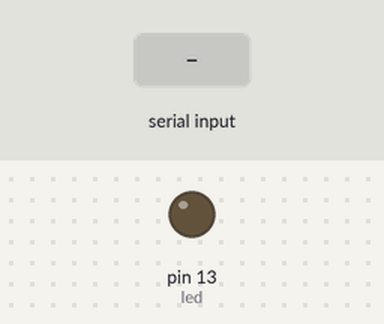
The sketch below on a simulated Arduino Uno, built with avr-gcc and run on an emulated ATmega328P. Shown: output pins drawn as LEDs (lit = HIGH). The test bench sets the inputs (shaded band). What the sketch prints to the serial monitor is not drawn.

Above: at 1.2 s.
1.3 s: "on" received over Serial
At 3.3 s:
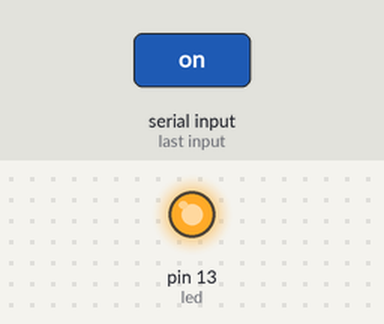
3.8 s: "off" received over Serial
At 5.2 s:
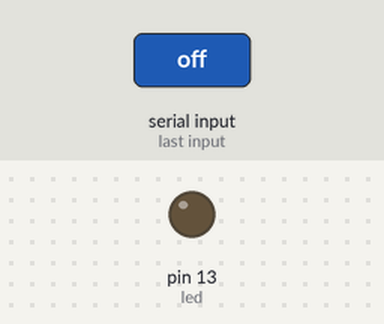
Timing chart, 0 to 6.8 s (numbered marks = the images above; inputs shaded):
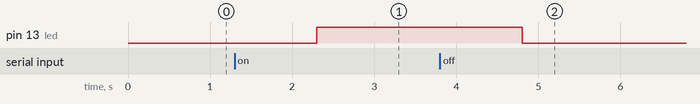

Measured:
- after the input at 1.3 s, pin 13 (led): LOW → HIGH after 1.0 s
- after the input at 3.8 s, pin 13 (led): HIGH → LOW after 1.0 s

The sketch:

Serial_Monitor.ino
```cpp
int led = LED_BUILTIN;
String user_input;

void setup() {
  pinMode(led, OUTPUT);
  Serial.begin(9600); // baud rate (9600 bps)
  Serial.println("Comms Established!");
}

void loop() {
  while (Serial.available() == 0) {}
  user_input = Serial.readString();

  if(user_input == "on") digitalWrite(led, HIGH);
  else if (user_input == "off") digitalWrite(led, LOW);
  else Serial.println("Wrong Input!");
}
```
